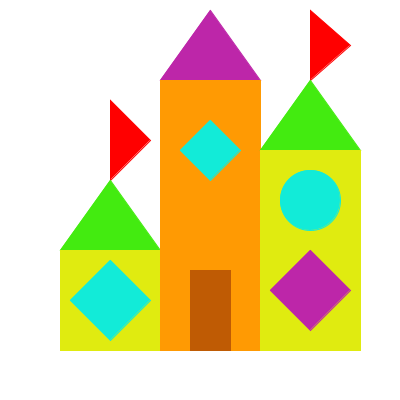
Frame 1 (no input)
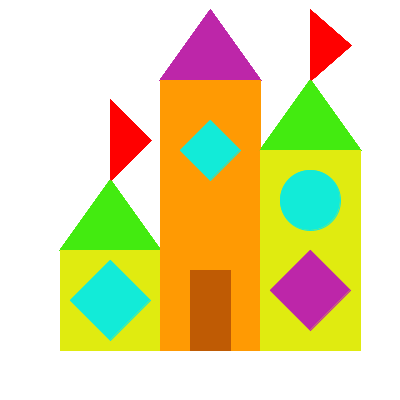
Frame 60 (the mouse pressed at the canvas centre just before this capture)
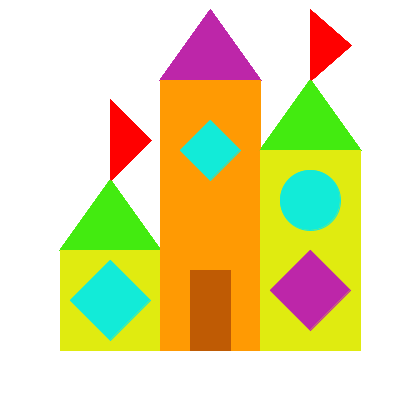
Frame 120 (the mouse held since frame 60 and released just before this capture)

The Processing sketch that drew these frames (run headless with seeded random() and noise(); from frame 60 on, the mouse is pressed at the canvas centre):

// Processing sketch: sketchEjercicio10
// ── sketchEjercicio10.pde
void setup(){
  size(400,400);
  background(255,255,255);
}
void draw(){
  fill(255,0,0);
  stroke(255,0,0);
  triangle(150,140,110,100,110,180);
  fill(67,235,16);
  stroke(67,235,16);
  triangle(110,180,60,250,160,250);
  fill(224,235,16);
  stroke(224,235,16);
  rect(60,250,100,100);
  fill(18,235,216);
  stroke(18,235,216);
  quad(110,260,70,300,110,340,150,300);
  fill(189,38,169);
  stroke(189,38,169);
  triangle(210,10,160,80,260,80);
  fill(255,154,3);
  stroke(255,154,3);
  rect(160,80,100,270);
  fill(18,235,216);
  stroke(18,235,216);
  quad(210,120,180,150,210,180,240,150);
  fill(191,91,4);
  stroke(191,91,4);
  rect(190,270,40,80);
  fill(255,0,0);
  stroke(255,0,0);
  triangle(350,45,310,10,310,80);
  fill(67,235,16);
  stroke(67,235,16);
  triangle(310,80,260,150,360,150);
  fill(224,235,16);
  stroke(224,235,16);
  rect(260,150,100,200);
  fill(18,235,216);
  stroke(18,235,216);
  circle(310, 200,60);
  fill(189,38,169);
  stroke(189,38,169);
  quad(310,250,270,290,310,330,350,290);
}
